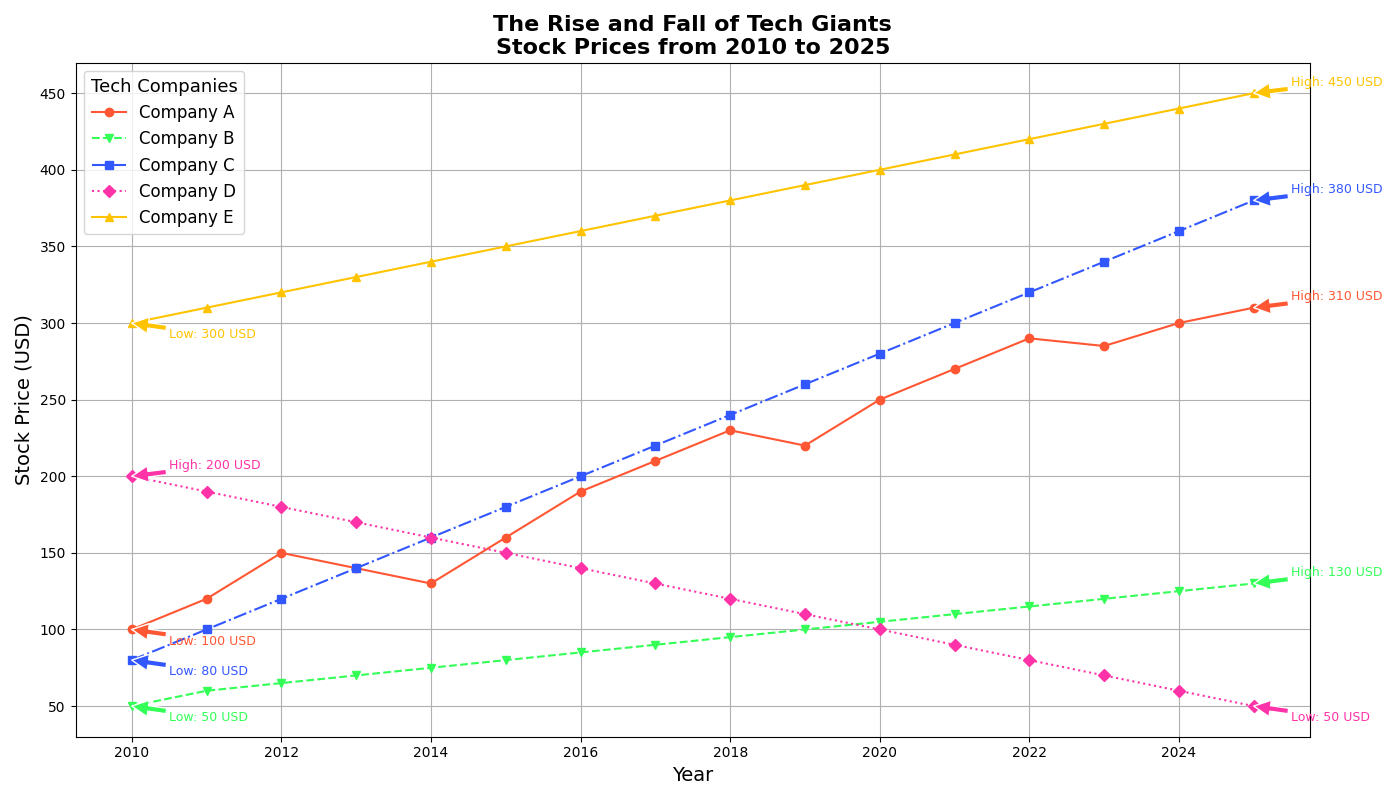

Generate this figure with Python:
import matplotlib.pyplot as plt
import numpy as np

# Backstory: The Rise and Fall of Tech Giants from 2010 to 2025
# The chart tracks the stock price performance of five major tech companies over 15 years.

# Years for the data
years = np.arange(2010, 2026)

# Stock price data (in USD) for tech companies
company_a = np.array([100, 120, 150, 140, 130, 160, 190, 210, 230, 220, 250, 270, 290, 285, 300, 310])
company_b = np.array([50, 60, 65, 70, 75, 80, 85, 90, 95, 100, 105, 110, 115, 120, 125, 130])
company_c = np.array([80, 100, 120, 140, 160, 180, 200, 220, 240, 260, 280, 300, 320, 340, 360, 380])
company_d = np.array([200, 190, 180, 170, 160, 150, 140, 130, 120, 110, 100, 90, 80, 70, 60, 50])
company_e = np.array([300, 310, 320, 330, 340, 350, 360, 370, 380, 390, 400, 410, 420, 430, 440, 450])

# Create the figure and axis for the plot
fig, ax = plt.subplots(figsize=(14, 8))

# Line plots for each company's stock prices
ax.plot(years, company_a, marker='o', linestyle='-', color='#FF5733', label='Company A')
ax.plot(years, company_b, marker='v', linestyle='--', color='#33FF57', label='Company B')
ax.plot(years, company_c, marker='s', linestyle='-.', color='#3357FF', label='Company C')
ax.plot(years, company_d, marker='D', linestyle=':', color='#FF33A8', label='Company D')
ax.plot(years, company_e, marker='^', linestyle='-', color='#FFC300', label='Company E')

# Titles, labels and legends
ax.set_title('The Rise and Fall of Tech Giants\nStock Prices from 2010 to 2025', fontsize=16, weight='bold')
ax.set_xlabel('Year', fontsize=14)
ax.set_ylabel('Stock Price (USD)', fontsize=14)
ax.legend(title='Tech Companies', fontsize=12, title_fontsize='13')
ax.grid(True)

# Annotating the highest and lowest points for each company
def annotate_extreme_points(years, prices, ax, color):
    max_idx = np.argmax(prices)
    min_idx = np.argmin(prices)
    ax.annotate(f'High: {prices[max_idx]} USD', xy=(years[max_idx], prices[max_idx]), xytext=(years[max_idx]+0.5, prices[max_idx]+5),
                arrowprops=dict(facecolor=color, edgecolor='white'), fontsize=9, color=color)
    ax.annotate(f'Low: {prices[min_idx]} USD', xy=(years[min_idx], prices[min_idx]), xytext=(years[min_idx]+0.5, prices[min_idx]-10),
                arrowprops=dict(facecolor=color, edgecolor='white'), fontsize=9, color=color)

# Annotate extreme points for each company
annotate_extreme_points(years, company_a, ax, '#FF5733')
annotate_extreme_points(years, company_b, ax, '#33FF57')
annotate_extreme_points(years, company_c, ax, '#3357FF')
annotate_extreme_points(years, company_d, ax, '#FF33A8')
annotate_extreme_points(years, company_e, ax, '#FFC300')

# Adjust layout to prevent clipping
plt.tight_layout()

# Show the plot
plt.show()
